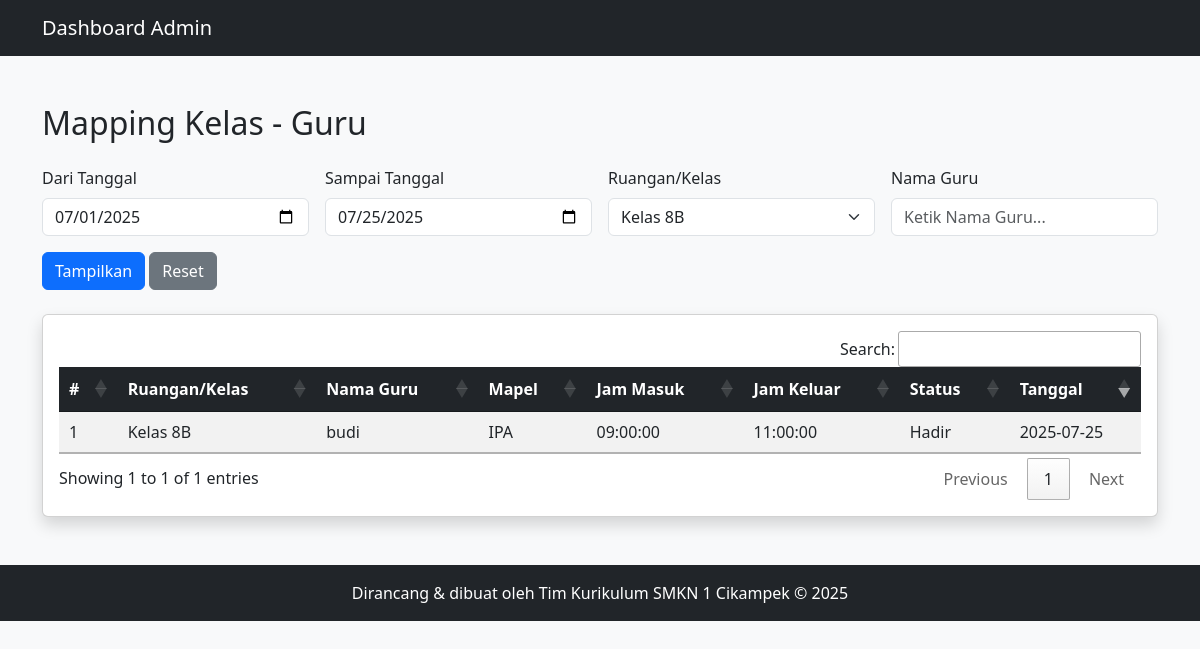
The app's page /mapping_kelas.php?ruangan=Kelas 8B (signed in) with its own data.
### tables this page shows
CREATE TABLE IF NOT EXISTS kehadiran_guru13 (
  id INT AUTO_INCREMENT PRIMARY KEY,
  ruangan_kelas VARCHAR(100) NOT NULL,
  nama_guru VARCHAR(100) NOT NULL,
  mata_pelajaran VARCHAR(100) NOT NULL,
  jam_masuk TIME NOT NULL,
  jam_keluar TIME NOT NULL,
  status_kehadiran ENUM('Hadir', 'Izin', 'Sakit') NOT NULL,
  tugas VARCHAR(255) DEFAULT NULL,
  keterangan_tugas TEXT,
  tanggal DATE DEFAULT CURRENT_DATE
);

### mapping_kelas.php (the view, shortened to what this page needs)
<?php
include 'koneksi.php';
$from = isset($_GET['from']) ? $_GET['from'] : date('Y-m-01');
$to = isset($_GET['to']) ? $_GET['to'] : date('Y-m-d');
$ruangan = isset($_GET['ruangan']) ? trim($_GET['ruangan']) : '';
$guru = isset($_GET['guru']) ? trim($_GET['guru']) : '';
$where = ["tanggal BETWEEN '$from' AND '$to'"];
if ($ruangan) $where[] = "ruangan_kelas = '$ruangan'";
$sql = "SELECT * FROM kehadiran_guru13 WHERE " . implode(' AND ', $where) . " ORDER BY tanggal DESC";
$result = $conn->query($sql);
$ruangan_list = $conn->query("SELECT DISTINCT ruangan_kelas FROM kehadiran_guru13 ORDER BY ruangan_kelas");
?>
<!DOCTYPE html>
<html lang="id">
<head>
  <link href="https://cdn.jsdelivr.net/npm/bootstrap@5.3.0/dist/css/bootstrap.min.css" rel="stylesheet">
  <link rel="stylesheet" href="https://cdn.datatables.net/1.13.7/css/jquery.dataTables.min.css">
  <link rel="stylesheet" href="https://cdn.datatables.net/buttons/2.4.2/css/buttons.dataTables.min.css">
</head>
<body class="bg-light">
<nav class="navbar navbar-expand-lg navbar-dark bg-dark">
  <div class="container">
    <a class="navbar-brand" href="dashboard_admin.php">Dashboard Admin</a>
  </div>
</nav>
<main class="container py-5">
  <h2 class="mb-4">Mapping Kelas - Guru</h2>
  <form method="GET" class="row g-3 mb-4">
    <div class="col-md-3">
      <label class="form-label">Dari Tanggal</label>
      <input type="date" name="from" class="form-control" value="<?= htmlspecialchars($from) ?>" required>
    </div>
    <div class="col-md-3">
      <label class="form-label">Sampai Tanggal</label>
      <input type="date" name="to" class="form-control" value="<?= htmlspecialchars($to) ?>" required>
    </div>
    <div class="col-md-3">
      <label class="form-label">Ruangan/Kelas</label>
      <select name="ruangan" class="form-select">
        <?php while ($r = $ruangan_list->fetch_assoc()): ?>
          <option value="<?= htmlspecialchars($r['ruangan_kelas']) ?>"
            <?= ($ruangan == $r['ruangan_kelas']) ? 'selected' : '' ?>>
            <?= htmlspecialchars($r['ruangan_kelas']) ?>
          </option>
        <?php endwhile; ?>
      </select>
    </div>
    <div class="col-md-3">
  <label class="form-label">Nama Guru</label>
  <input type="text" id="guru" name="guru" class="form-control"
         placeholder="Ketik Nama Guru..." value="<?= htmlspecialchars($guru) ?>">
</div>
    <div class="col-md-3 align-self-end">
      <button type="submit" class="btn btn-primary">Tampilkan</button>
      <a href="mapping_kelas.php" class="btn btn-secondary">Reset</a>
    </div>
  </form>
  <div class="card shadow">
    <div class="card-body table-responsive">
      <table id="tableMapping" class="table table-striped">
        <thead class="table-dark">
          <tr>
            <th>#</th>
            <th>Ruangan/Kelas</th>
            <th>Nama Guru</th>
            <th>Mapel</th>
            <th>Jam Masuk</th>
            <th>Jam Keluar</th>
            <th>Status</th>
            <th>Tanggal</th>
          </tr>
        </thead>
        <tbody>
          <?php $no = 1; while ($row = $result->fetch_assoc()): ?>
            <tr>
              <td><?= $no++ ?></td>
              <td><?= htmlspecialchars($row['ruangan_kelas']) ?></td>
              <td><?= htmlspecialchars($row['nama_guru']) ?></td>
              <td><?= htmlspecialchars($row['mata_pelajaran']) ?></td>
              <td><?= htmlspecialchars($row['jam_masuk']) ?></td>
              <td><?= htmlspecialchars($row['jam_keluar']) ?></td>
              <td><?= htmlspecialchars($row['status_kehadiran']) ?></td>
              <td><?= htmlspecialchars($row['tanggal']) ?></td>
            </tr>
          <?php endwhile; ?>
        </tbody>
      </table>
    </div>
  </div>
</main>
<footer class="bg-dark text-white text-center py-3">
  Dirancang & dibuat oleh Tim Kurikulum SMKN 1 Cikampek © <?= date('Y') ?>
</footer>
<link rel="stylesheet" href="https://code.jquery.com/ui/1.13.2/themes/base/jquery-ui.css">
</body>
</html>

### records on screen
kehadiran_guru13: ruangan_kelas "Kelas 8B", nama_guru "budi", mata_pelajaran "IPA", jam_masuk "09:00:00", jam_keluar "11:00:00", status_kehadiran "Hadir", tanggal "2025-07-25"

### other values on screen
form field ruangan "Kelas 8B"
